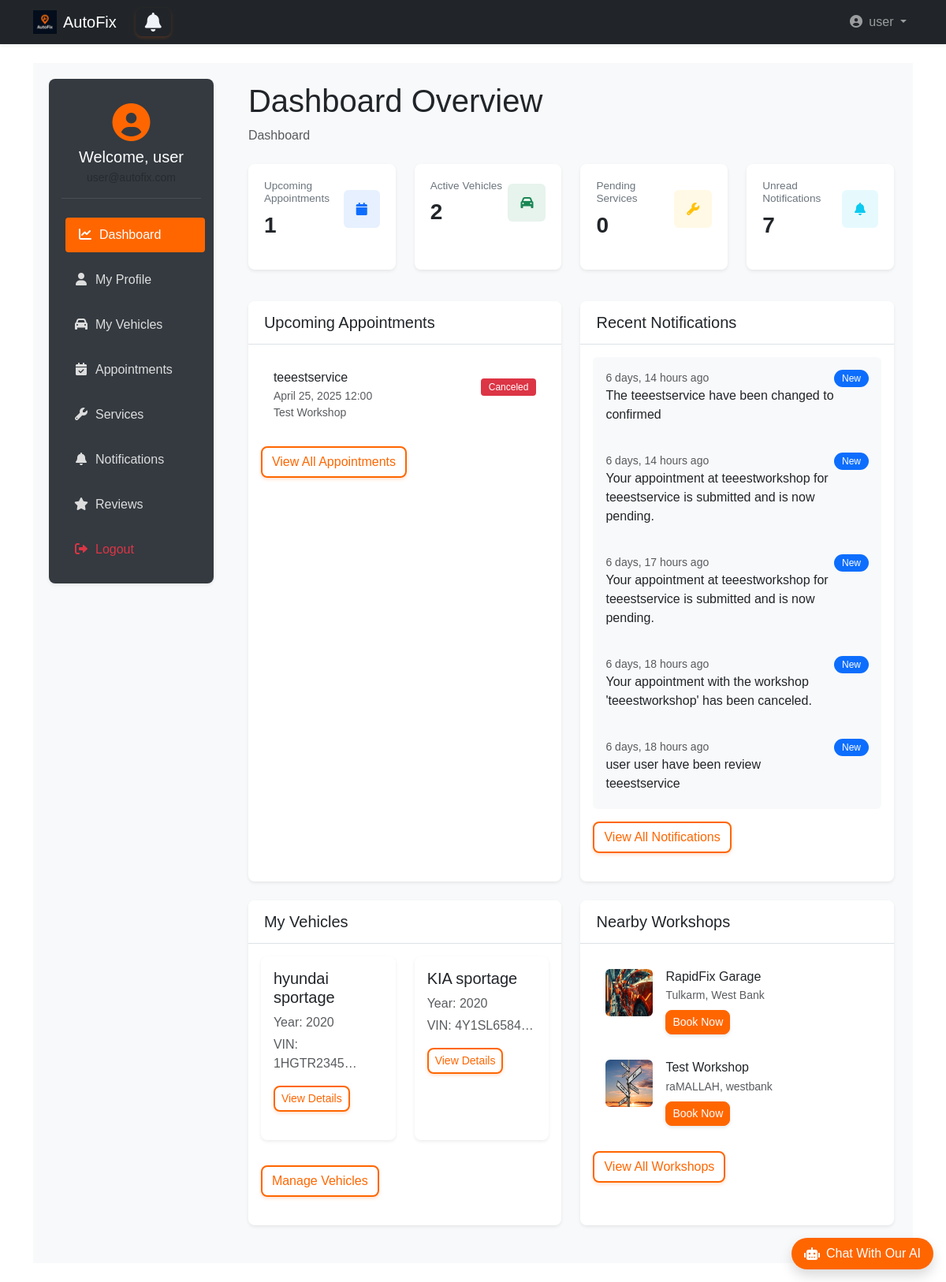
Page /user_dashboard/user/dashboard/ (signed in) on the earlier database version.
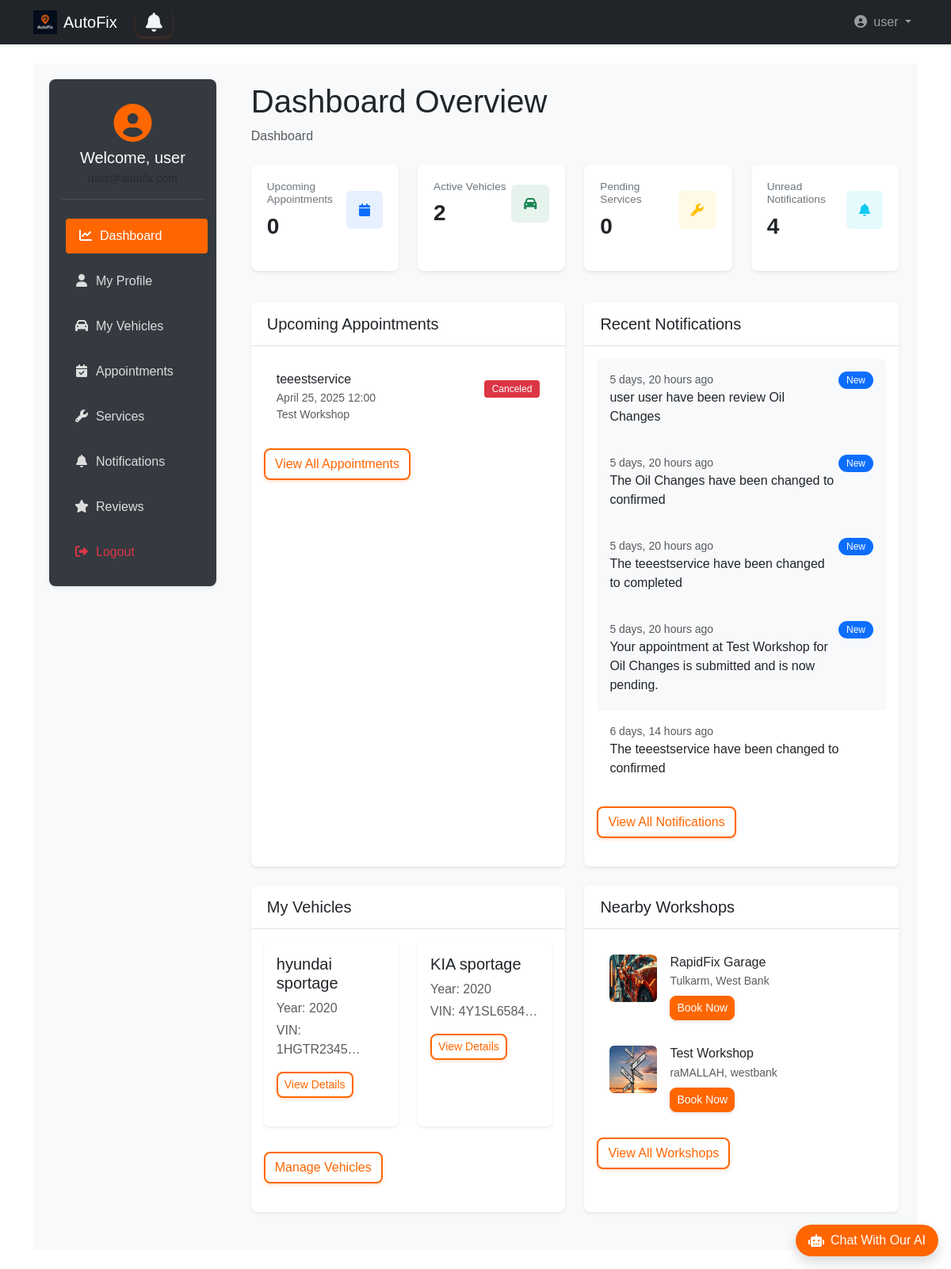
Same page on the later database version.
### bookings/models.py (models this page shows, shortened)
class Booking(models.Model):
    STATUS_CHOICES = [
        ('pending', 'Pending'),
        ('confirmed', 'Confirmed'),
        ('completed', 'Completed'),
        ('canceled', 'Canceled'),
    ]
    user = models.ForeignKey(User, on_delete=models.CASCADE)
    car = models.ForeignKey(Car, on_delete=models.CASCADE, null=True, related_name='car_bookings')
    workshop = models.ForeignKey(Workshop, on_delete=models.CASCADE)
    service = models.ForeignKey(Service, on_delete=models.CASCADE, related_name='booking')
    appointment_date = models.DateTimeField()
    status = models.CharField(max_length=20, choices=STATUS_CHOICES, default='pending')
    created_at = models.DateTimeField(auto_now_add=True)
    objects = BookingManger()
    class Meta:
        ordering = ['-appointment_date']

class Notification(models.Model):
    user = models.ForeignKey(User, on_delete=models.CASCADE)
    message = models.CharField(max_length=255)  # Short message for the notification
    is_read = models.BooleanField(default=False)  # Whether the user has read the notification
    created_at = models.DateTimeField(auto_now_add=True)  # Timestamp when created
    booking = models.ForeignKey(Booking, on_delete=models.CASCADE, related_name='notifications')  # Link to a booking
    class Meta:
        ordering = ['-created_at']  # Order by newest first

### workshops/models.py (models this page shows, shortened)
class Service(models.Model):
    workshop = models.ForeignKey(Workshop, on_delete=models.CASCADE, related_name='services')
    name = models.CharField(max_length=255)
    price = models.DecimalField(max_digits=10, decimal_places=2)
    description = models.TextField(blank=True)
    duration = models.PositiveIntegerField(help_text="Duration in minutes")

class Workshop(models.Model):
    name = models.CharField(max_length=255)
    address = models.ForeignKey(Address, on_delete=models.CASCADE)
    phone = models.CharField(max_length=15)
    description = models.TextField(blank=True)
    image = models.ImageField(upload_to='workshops_images/', null=True, blank=True)
    owner = models.OneToOneField(User, on_delete=models.CASCADE, related_name="workshop", null=True)

### cars/models.py (models this page shows, shortened)
class Car(models.Model):
    user = models.ForeignKey(User, on_delete=models.CASCADE)
    make = models.CharField(max_length=255)
    model = models.CharField(max_length=255)
    year = models.IntegerField(null=True, blank=True)
    vin = models.CharField(max_length=17, unique=True)
    objects = CarManager()

### locations/models.py (models this page shows, shortened)
class Address(models.Model):
    street = models.CharField(max_length=255)
    city = models.CharField(max_length=255)
    region = models.CharField(max_length=255)
    country = models.CharField(max_length=255)
    postal_code = models.CharField(max_length=20)
    latitude = models.FloatField(blank=True, null=True)
    longitude = models.FloatField(blank=True, null=True)
    objects = AddressManager()
    class Meta:
        verbose_name_plural = "Addresses"

### user_dashboard/views.py (the view)
# urls.py: path('user_dashboard/', include('user_dashboard.urls')),
def user_dashboard(request):
    if request.user.is_authenticated and not ( request.user.is_workshop_owner or request.user.is_superuser ):
        upcoming_appointments = Booking.objects.filter(
           user=request.user,
           appointment_date__gte=datetime.date.today(),
           appointment_date__lte=datetime.date.today() + datetime.timedelta(days=30),
        ).order_by('appointment_date')[:5]
        recent_notifications = Notification.objects.filter(
           user=request.user,
        ).order_by('-created_at')[:5]
        user_cars = Car.objects.filter(user=request.user)
        nearby_workshops = Workshop.objects.all()[:3]
        stats = {
            'upcoming_appointments': Booking.objects.filter(
                user=request.user,
                appointment_date__gte=datetime.date.today(),
                status__in=['pending', 'confirmed']
             ).count(),
             'active_vehicles': user_cars.count(),
             'pending_services': 0,  # This would come from maintenance reminders
             'unread_notifications': Notification.objects.filter(
                user=request.user,
                is_read=False
              ).count()
        }
        context = {
            'upcoming_appointments': upcoming_appointments,
            'recent_notifications': recent_notifications,
            'user_cars': user_cars,
            'nearby_workshops': nearby_workshops,
            'stats': stats,
        }
        return render(request, 'user_dashboard/dashboard.html', context)
    return redirect('landing:main')

### accounts/models.py (called while the page is built)
    def get_short_name(self):
        return self.first_name

### templates/user_dashboard/dashboard.html (shortened to what the changed rows need)
{% extends 'base2.html' %}
{% load static bootstrap5 %}
{% block extra_css %}
<link rel="stylesheet" href="{% static 'css/user_dashboard.css' %}">
{% endblock %}
{% block content %}
<div class="wrapper d-flex">
    <main class="main-content flex-grow-1 p-4">
        <div class="dashboard-header mb-4">
            <h1>Dashboard Overview</h1>
        </div>
        <div class="row stats-cards mb-4">
            <div class="col-md-3 mb-3">
                <div class="card h-100 shadow-sm">
                    <div class="card-body">
                        <div class="d-flex justify-content-between align-items-center">
                            <div>
                                <h6 class="text-muted mb-2">Upcoming Appointments</h6>
                                <h3 class="mb-0">{{ stats.upcoming_appointments }}</h3>
                            </div>
                        </div>
                    </div>
                </div>
            </div>
            <div class="col-md-3 mb-3">
                <div class="card h-100 shadow-sm">
                    <div class="card-body">
                        <div class="d-flex justify-content-between align-items-center">
                            <div>
                                <h6 class="text-muted mb-2">Unread Notifications</h6>
                                <h3 class="mb-0">{{ stats.unread_notifications }}</h3>
                            </div>
                        </div>
                    </div>
                </div>
            </div>
        </div>
        <div class="row">
            <div class="col-lg-6 mb-4">
                <div class="card shadow-sm h-100">
                    <div class="card-body">
                        {% if upcoming_appointments %}
                            <div class="list-group">
                                {% for appointment in upcoming_appointments %}
                                <div class="list-group-item border-0 py-3">
                                    <div class="d-flex justify-content-between align-items-center">
                                        <div>
                                            <h6 class="mb-1">{{ appointment.service.name }}</h6>
                                            <small class="text-muted">{{ appointment.appointment_date|date:"F j, Y H:i" }}</small>
                                        </div>
                                        <span class="badge
                                            {% if appointment.status == 'confirmed' %}bg-primary
                                            {% elif appointment.status == 'pending' %}bg-warning text-dark
                                            {% elif appointment.status == 'completed' %}bg-secondary
                                            {% else %}bg-danger{% endif %}">
                                            {{ appointment.get_status_display }}
                                        </span>
                                    </div>
                                    <small class="text-muted">{{ appointment.workshop.name }}</small>
                                </div>
                                {% endfor %}
                            </div>
                        {% endif %}
                    </div>
                </div>
            </div>
            <div class="col-lg-6 mb-4">
                <div class="card shadow-sm h-100">
                    <div class="card-body">
                        {% if recent_notifications %}
                            <div class="list-group">
                                {% for notification in recent_notifications %}
                                <div class="list-group-item border-0 py-3 {% if not notification.is_read %}bg-light{% endif %}">
                                    <div class="d-flex justify-content-between align-items-start">
                                        <div>
                                            <small class="text-muted">{{ notification.created_at|timesince }} ago</small>
                                            <p class="mb-1">{{ notification.message }}</p>
                                        </div>
                                        {% if not notification.is_read %}
                                        <span class="badge bg-primary rounded-pill">New</span>
                                        {% endif %}
                                    </div>
                                </div>
                                {% endfor %}
                            </div>
                        {% else %}
                            <div class="text-center py-3">
                                <i class="fas fa-bell-slash fa-3x text-muted mb-3"></i>
                                <h5>No notifications</h5>
                                <p class="text-muted">You don't have any notifications yet</p>
                            </div>
                        {% endif %}
                    </div>
                </div>
            </div>
        </div>
        <div class="row">
            <div class="col-lg-6 mb-4">
                <div class="card shadow-sm h-100">
                    <div class="card-body">
                        {% if user_cars %}
                            <div class="row">
                                {% for car in user_cars %}
                                <div class="col-md-6 mb-3">
                                    <div class="card h-100 shadow-sm">
                                        <div class="card-body">
                                            <h5 class="card-title">{{ car.make }} {{ car.model }}</h5>
                                            <p class="card-text text-muted mb-1">Year: {{ car.year }}</p>
                                            <p class="card-text text-muted">VIN: {{ car.vin|truncatechars:10 }}</p>
                                            <a href="{% url 'user_dashboard:vehicles' %}" class="btn btn-sm btn-outline-primary">View Details</a>
                                        </div>
                                    </div>
                                </div>
                                {% endfor %}
                            </div>
                        {% endif %}
                    </div>
                </div>
            </div>
            <div class="col-lg-6 mb-4">
                <div class="card shadow-sm h-100">
                    <div class="card-body">
                        {% if nearby_workshops %}
                            <div class="list-group">
                                {% for workshop in nearby_workshops %}
                                <div class="list-group-item border-0 py-3">
                                    <div class="d-flex">
                                        {% if workshop.image %}
                                        <img src="{{ workshop.image.url }}" class="rounded me-3" width="60" height="60" alt="{{ workshop.name }}">
                                        {% else %}
                                        <div class="rounded me-3 bg-secondary text-white d-flex align-items-center justify-content-center" style="width: 60px; height: 60px;">
                                            <i class="fas fa-wrench fa-2x"></i>
                                        </div>
                                        {% endif %}
                                        <div>
                                            <h6 class="mb-1">{{ workshop.name }}</h6>
                                            <small class="text-muted">{{ workshop.address.city }}, {{ workshop.address.region }}</small>
                                            <div class="mt-2">
                                                <a href="{% url 'user_dashboard:add_appointment' %}" class="btn btn-sm btn-warning">Book Now</a>
                                            </div>
                                        </div>
                                    </div>
                                </div>
                                {% endfor %}
                            </div>
                        {% else %}
                            <div class="text-center py-3">
                                <i class="fas fa-wrench fa-3x text-muted mb-3"></i>
                                <h5>No nearby workshops</h5>
                                <p class="text-muted">We couldn't find any workshops near you</p>
                            </div>
                        {% endif %}
                    </div>
                </div>
            </div>
        </div>
    </main>
</div>
{% endblock %}

Differences in the rows shown:
no longer on this page (row edited): Notification: created_at "6 days, 14 hours", message "Your appointment at teeestworkshop for teeestservice is submitted and is now pending.", is_read "New"
no longer on this page (row edited): Notification: created_at "6 days, 17 hours", message "Your appointment at teeestworkshop for teeestservice is submitted and is now pending.", is_read "New"
no longer on this page (row edited): Notification: created_at "6 days, 18 hours", message "Your appointment with the workshop 'teeestworkshop' has been canceled.", is_read "New"
no longer on this page (row edited): Notification: created_at "6 days, 18 hours", message "user user have been review teeestservice", is_read "New"
added Notification: created_at "5 days, 20 hours", message "user user have been review Oil Changes", is_read "New"
added Notification: created_at "5 days, 20 hours", message "The Oil Changes have been changed to confirmed", is_read "New"
added Notification: created_at "5 days, 20 hours", message "The teeestservice have been changed to completed", is_read "New"
added Notification: created_at "5 days, 20 hours", message "Your appointment at Test Workshop for Oil Changes is submitted and is now pending.", is_read "New"
changed Notification "The teeestservice have been changed to confirmed": no longer shows "New"
Other differences:
{{ stats.upcoming_appointments }}: "1" → "0"
{{ stats.unread_notifications }}: "7" → "4"
